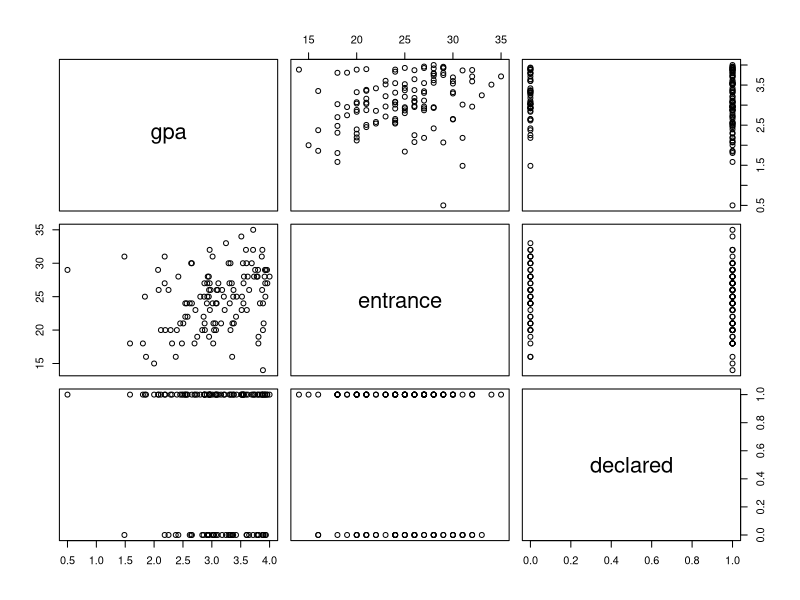
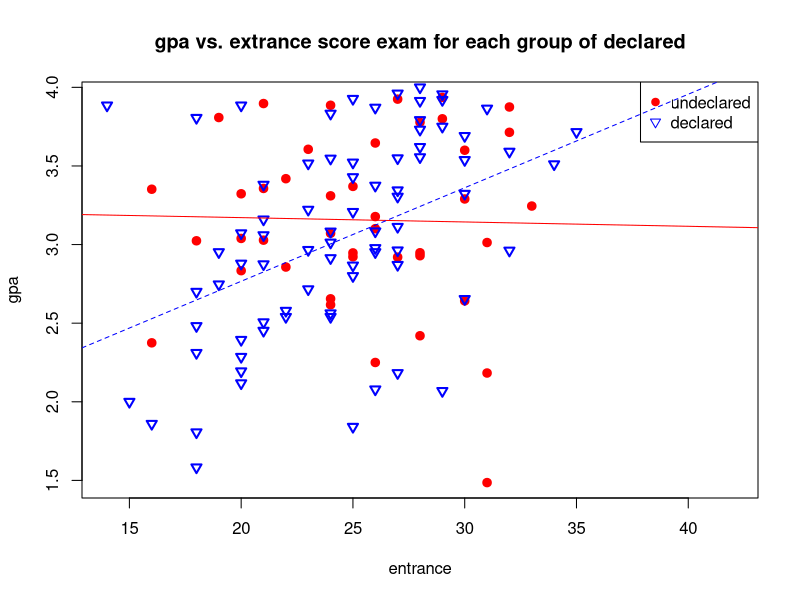

The R script that drew these images, in order:
################### PSTAT 126/ Lab8 #####################
############### TA: Nhan Huynh ##########################

####### 1. Import gpa data set in R #########

# change the working directory to the folder where we store the data set:
setwd("~/Dropbox/UCSB Classes/TA/PSTAT 126/week8")
list.files()

study<- read.table("gpadata.txt",header=TRUE)

study<- as.data.frame(study) # convert the file to data frame in R

# some basic information of the data set:
names(study) # variables in the data 

# contains 3 variables: gpa (range: 0.50-4.00); entrance (college entrance exam score; range: 14.00-35.00); and declared status (2 levels: 0=undeclared and 1=declared).
dim(study)
# data contains 120 observations (freshman).

attach(study) # we can directly work with variables in study data frame without using '$'

# for example, we've learned to call out a variable using the '$':
summary(study$entrance)
# now, after using the function attach, use 'entrance' directly:
summary(entrance)

######### 2. Data analysis (before building model) ###########

### create scatterplots between variables in model
pairs(gpa~entrance+declared)
### what do we observe in these scatterplots? 
# (a) gpa and entrance --> overall, there is a positive correlation between gpa and entrance
# (b) gpa and declared --> can't detect any pattern as declared has only 2 levels: 0 and 1. Note: it's not helpful to create a scatterplot between reponse and categorical predictor.

## we're going to explore the interaction between 2 predictors: entrance and declared (on gpa)
## idea: scatterplot between entrance and gpa for different groups of declared:

# scatterplot between gpa vs. entrance when value of declared is 0:
plot(entrance[declared==0],gpa[declared==0],col="red",pch=19,lwd=2,xlab="entrance",ylab="gpa",xlim=c(14,42),main="gpa vs. extrance score exam for each group of declared")
# on the same figure, scatterplot between gpa vs. entrance when value of declared is 1:
points(entrance[declared==1],gpa[declared==1],col="blue",pch=25,lwd=2)
# add the legend:
legend("topright",c("undeclared","declared"),col=c("red","blue"),pch=c(19,25))

# Question: is there a strong evidence of interaction between entrace and declared status?
# in this case, pay attention to the linear slope between entrance and gpa when declared==0 and when declared==1
# it seems like, the red group has a higher slope than the blue group. 

## let's add linear slopes into the scatterplot we created earlier:
## I'm going to build two simple linear regression: 
## (a) model1: gpa ~ entrance when all declared values are 0
## (b) model2: gpa ~ entrance when all declared values are 1
abline(lm(gpa[declared==0]~entrance[declared==0]),col="red")
abline(lm(gpa[declared==1]~entrance[declared==1]),col="blue",lty=2)
# Confirm that: the linear dependence of gpa on entrance exam is different for each group of declared --> strongly reflexes the interaction between entrance and declared on gpa. 


######### 3. Building the linear model with gpa as a response variable; entrance and declared as predictors:
fit<- lm(gpa~entrance+declared)
summary(fit)
# interpret the result of this model:
# from single t-test: entrance is significant but declared is not. 


# now, let add the interaction between entrance and declared:
fit2<- lm(gpa~entrance*declared) # creating a new model with interaction term; use asterisk symbol '*' between the predictors
summary(fit2)

# note: there are multiple way to add the interaction term, you can even do this:
fit2<- update(fit,.~.+entrance*declared) # update fit by adding the interaction term
summary(fit2)

# what do we observe in this case?
# now, entrance is not significant, declared is significant, and interaction between declared and entrance is not significant. 

### let's compare fit (reduced model/smaller model) and fit2 (full model/bigger model); fit is nested inside fit2 because all terms in fit are within fit2.
### perfrom F test to compare reduced model and full model
anova(fit,fit2,test="F")

# since p-value for this test is less than level of significance --> reject the null --> full model is preferred. 
# in other words, model with interaction terms does a better job at fitting the data. 




